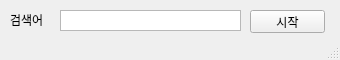
<?xml version="1.0" encoding="UTF-8"?>
<ui version="4.0">
 <class>Coupang_AutoPosting</class>
 <widget class="QMainWindow" name="Coupang_AutoPosting">
  <property name="enabled">
   <bool>true</bool>
  </property>
  <property name="geometry">
   <rect>
    <x>0</x>
    <y>0</y>
    <width>340</width>
    <height>60</height>
   </rect>
  </property>
  <property name="contextMenuPolicy">
   <enum>Qt::NoContextMenu</enum>
  </property>
  <property name="acceptDrops">
   <bool>false</bool>
  </property>
  <property name="windowTitle">
   <string>쿠팡 포스팅 생성기</string>
  </property>
  <property name="autoFillBackground">
   <bool>false</bool>
  </property>
  <property name="toolButtonStyle">
   <enum>Qt::ToolButtonIconOnly</enum>
  </property>
  <property name="animated">
   <bool>true</bool>
  </property>
  <property name="documentMode">
   <bool>false</bool>
  </property>
  <property name="tabShape">
   <enum>QTabWidget::Rounded</enum>
  </property>
  <property name="dockNestingEnabled">
   <bool>false</bool>
  </property>
  <property name="unifiedTitleAndToolBarOnMac">
   <bool>false</bool>
  </property>
  <widget class="QWidget" name="centralwidget">
   <widget class="QPushButton" name="pushButton">
    <property name="geometry">
     <rect>
      <x>250</x>
      <y>10</y>
      <width>75</width>
      <height>23</height>
     </rect>
    </property>
    <property name="text">
     <string>시작</string>
    </property>
   </widget>
   <widget class="QLabel" name="label">
    <property name="geometry">
     <rect>
      <x>10</x>
      <y>14</y>
      <width>56</width>
      <height>12</height>
     </rect>
    </property>
    <property name="text">
     <string>검색어</string>
    </property>
   </widget>
   <widget class="QPlainTextEdit" name="plainTextEdit">
    <property name="geometry">
     <rect>
      <x>60</x>
      <y>10</y>
      <width>181</width>
      <height>21</height>
     </rect>
    </property>
    <property name="verticalScrollBarPolicy">
     <enum>Qt::ScrollBarAlwaysOff</enum>
    </property>
    <property name="horizontalScrollBarPolicy">
     <enum>Qt::ScrollBarAlwaysOff</enum>
    </property>
   </widget>
  </widget>
  <widget class="QStatusBar" name="statusBar"/>
 </widget>
 <resources/>
 <connections/>
</ui>
